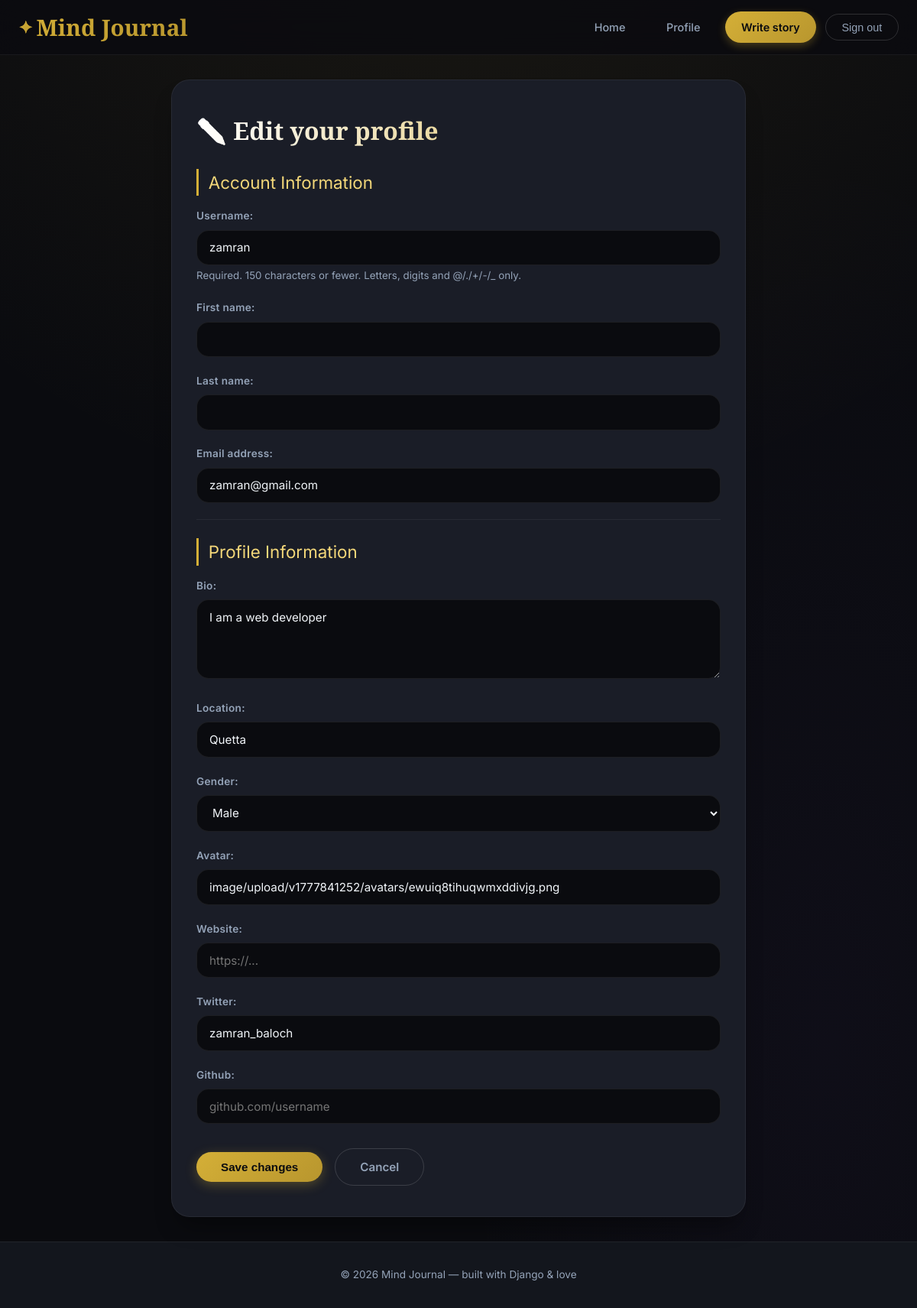
Page /profile/edit/ (signed in) on the committed database.
### blog/models.py (models this page shows, shortened)
class Profile(models.Model):
    GENDER_CHOICES = (
        ('', 'Prefer not to say'),
        ('M', 'Male'),
        ('F', 'Female'),
        ('O', 'Other'),
    )
    user = models.OneToOneField(User, on_delete=models.CASCADE, related_name='profile')
    bio = models.TextField(max_length=500, blank=True, null=True)
    location = models.CharField(max_length=100, blank=True, null=True)
    gender = models.CharField(max_length=1, choices=GENDER_CHOICES, blank=True, default='')
    avatar = CloudinaryField('avatar', blank=True, null=True, folder='avatars')
    website = models.URLField(blank=True, null=True)
    twitter = models.CharField(max_length=100, blank=True, null=True)
    github = models.CharField(max_length=100, blank=True, null=True)
    joined_at = models.DateTimeField(auto_now_add=True)

### blog/views.py (the view)
# urls.py: path('profile/edit/', views.edit_profile, name='edit_profile'),
@login_required
def edit_profile(request):
    if request.method == 'POST':
        user_form = UserForm(request.POST, instance=request.user)
        profile_form = ProfileForm(request.POST, request.FILES, instance=request.user.profile)
        if user_form.is_valid() and profile_form.is_valid():
            user_form.save()
            profile_form.save()
            messages.success(request, 'Your profile has been updated!')
            return redirect('profile', username=request.user.username)
    else:
        user_form = UserForm(instance=request.user)
        profile_form = ProfileForm(instance=request.user.profile)
    return render(request, 'blog/edit_profile.html', {
        'user_form': user_form,
        'profile_form': profile_form,
    })

### blog/forms.py
class UserForm(forms.ModelForm):
    class Meta:
        model = User
        fields = ['username', 'first_name', 'last_name', 'email']

class ProfileForm(forms.ModelForm):
    class Meta:
        model = Profile
        fields = ['bio', 'location', 'gender', 'avatar', 'website', 'twitter', 'github']
        widgets = {
            'bio': forms.Textarea(attrs={'rows': 4, 'placeholder': 'Tell something about yourself...'}),
            'website': forms.URLInput(attrs={'placeholder': 'https://...'}),
            'twitter': forms.TextInput(attrs={'placeholder': '@username'}),
            'github': forms.TextInput(attrs={'placeholder': 'github.com/username'}),
            'gender': forms.Select(choices=Profile.GENDER_CHOICES),
        }

### blog/templates/blog/edit_profile.html (shortened to what this page needs)
<!DOCTYPE html>
<html lang="en">
<head>
</head>
<body>
<nav class="navbar">
    <div class="nav-inner">
        <div class="logo"><a href="{% url 'blog-home' %}">Mind Journal</a></div>
        <div class="nav-links">
            <a href="{% url 'blog-home' %}">Home</a>
            {% if user.is_authenticated %}
                <a href="{% url 'profile' user.username %}">Profile</a>
                <a href="{% url 'post-create' %}" class="btn-primary">Write story</a>
                <form action="{% url 'logout' %}" method="post" style="margin:0">
                    <button type="submit" class="btn-outline">Sign out</button>
                </form>
            {% else %}
                <a href="{% url 'login' %}" class="btn-outline">Sign in</a>
            {% endif %}
        </div>
    </div>
</nav>
<main class="container">
    <div class="form-card">
        <h1>✏️ Edit your profile</h1>
        <form method="post" enctype="multipart/form-data">
            <div class="section-title">Account Information</div>
            {% for field in user_form %}
                <div class="form-group">
                    {{ field.label_tag }}
                    {{ field }}
                    {% if field.help_text %}
                        <small style="color: var(--text-secondary); display: block; margin-top: 0.2rem;">{{ field.help_text }}</small>
                    {% endif %}
                </div>
            {% endfor %}
            <hr>
            <div class="section-title">Profile Information</div>
            {% for field in profile_form %}
                <div class="form-group">
                    {{ field.label_tag }}
                    {{ field }}
                </div>
            {% endfor %}
            <div class="form-actions">
                <button type="submit" class="btn-save">Save changes</button>
                <a href="{% url 'profile' user.username %}" class="btn-cancel">Cancel</a>
            </div>
        </form>
    </div>
</main>
<footer class="footer">
    <p>© 2026 Mind Journal — built with Django & love</p>
</footer>
</body>
</html>

### blog/templates/blog/edit_profile.html (style rules this page uses)
:root { --bg: #0a0b0f; --bg-secondary: #13161d; --surface: #1a1d27; --surface-hover: #222736; --border: rgba(255, 255, 255, 0.06); --text-primary: #f1f5f9; --text-secondary: #94a3b8; --accent: #d4af37; --accent-light: #f3d779; --gradient: linear-gradient(135deg, #d4af37 0%, #b8962e 100%); --danger: #ef4444; --radius: 24px; --transition: all 0.25s cubic-bezier(0.4, 0, 0.2, 1); }
* { margin: 0; padding: 0; box-sizing: border-box; }
body { font-family: 'Inter', -apple-system, BlinkMacSystemFont, 'Segoe UI', Roboto, sans-serif; background: var(--bg); color: var(--text-primary); line-height: 1.6; -webkit-font-smoothing: antialiased; background-image: radial-gradient(ellipse 80% 50% at 50% -10%, rgba(212, 175, 55, 0.08), transparent), radial-gradient(ellipse 40% 70% at 90% 80%, rgba(139, 92, 246, 0.04), transparent); background-attachment: fixed; }
h1, h2, h3 { font-family: 'Playfair Display', Georgia, serif; font-weight: 700; }
.container { max-width: 800px; margin: 0 auto; padding: 0 1.5rem; }
.navbar { background: rgba(10, 11, 15, 0.8); backdrop-filter: blur(20px); -webkit-backdrop-filter: blur(20px); border-bottom: 1px solid var(--border); padding: 0.75rem 0; position: sticky; top: 0; z-index: 100; }
.nav-inner { max-width: 1200px; margin: 0 auto; padding: 0 1.5rem; display: flex; justify-content: space-between; align-items: center; flex-wrap: wrap; gap: 1rem; }
.logo a { font-size: 1.85rem; font-weight: 800; font-family: 'Playfair Display', serif; background: var(--gradient); -webkit-background-clip: text; background-clip: text; color: transparent; text-decoration: none; display: flex; align-items: center; gap: 0.3rem; }
.logo a::before { content: "✦"; font-size: 1.4rem; background: var(--gradient); -webkit-background-clip: text; background-clip: text; color: transparent; }
.nav-links { display: flex; gap: 0.75rem; align-items: center; flex-wrap: wrap; }
.nav-links a, .nav-links button { text-decoration: none; font-weight: 500; font-size: 0.9rem; padding: 0.55rem 1.3rem; border-radius: 100px; transition: var(--transition); background: transparent; border: none; cursor: pointer; color: var(--text-secondary); white-space: nowrap; }
.btn-primary { background: var(--gradient) !important; color: #0a0b0f !important; font-weight: 600 !important; box-shadow: 0 4px 12px rgba(212, 175, 55, 0.3); border: none !important; }
.btn-outline { border: 1px solid rgba(255, 255, 255, 0.15) !important; background: transparent !important; color: var(--text-secondary) !important; }
.form-card { background: var(--surface); border-radius: var(--radius); padding: 2.5rem 2rem; box-shadow: 0 20px 30px -10px rgba(0,0,0,0.4); border: 1px solid var(--border); backdrop-filter: blur(4px); margin: 2rem 0; }
.form-card h1 { font-size: 2rem; margin-bottom: 1.5rem; background: linear-gradient(to right, #fff, var(--accent)); -webkit-background-clip: text; background-clip: text; color: transparent; }
.section-title { font-size: 1.4rem; margin: 1.5rem 0 1rem; color: var(--accent-light); border-left: 3px solid var(--accent); padding-left: 0.8rem; }
.form-group { margin-bottom: 1.3rem; }
label { font-weight: 600; display: block; margin-bottom: 0.4rem; color: var(--text-secondary); font-size: 0.85rem; letter-spacing: 0.3px; }
input, textarea, select { width: 100%; padding: 0.8rem 1rem; background: var(--bg); border: 1px solid rgba(255, 255, 255, 0.08); border-radius: 16px; color: var(--text-primary); font-family: inherit; font-size: 0.95rem; transition: var(--transition); outline: none; }
textarea { min-height: 100px; resize: vertical; }
.form-actions { display: flex; align-items: center; gap: 1rem; margin-top: 2rem; flex-wrap: wrap; }
.btn-save { background: var(--gradient); color: #0a0b0f; padding: 0.7rem 2rem; border: none; border-radius: 40px; font-weight: 600; font-size: 0.95rem; cursor: pointer; transition: var(--transition); box-shadow: 0 4px 15px rgba(212, 175, 55, 0.3); }
.btn-cancel { padding: 0.7rem 2rem; border-radius: 40px; font-weight: 600; font-size: 0.95rem; text-decoration: none; border: 1px solid rgba(255, 255, 255, 0.15); color: var(--text-secondary); background: transparent; transition: var(--transition); display: inline-block; }
hr { margin: 1rem 0; border: none; border-top: 1px solid var(--border); }
.footer { text-align: center; border-top: 1px solid var(--border); padding: 2rem; color: var(--text-secondary); font-size: 0.85rem; background: var(--bg-secondary); }

### rows in the picture
Profile: profile_form "I am a web developer" "Quetta" "Male" "image/upload/v1777841252/avatars/ewuiq8tihuqwmxddivjg.png" "zamran_baloch"

### other values in the picture
{{ field.label_tag }} "Username:" "First name:" "Last name:" "Email address:"
{{ field.help_text }} "Required. 150 characters or fewer. Letters, digits and @/./+/-/_ only."
{{ field.label_tag }} "Bio:" "Location:" "Gender:" "Avatar:" "Website:" "Twitter:" "Github:"
